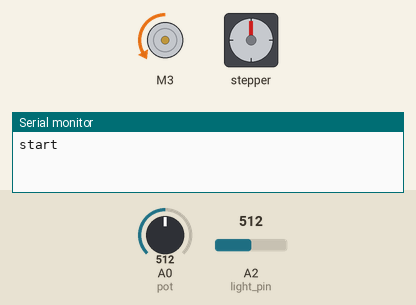
A sketch run on a simulated Arduino Uno, built with avr-gcc and run on an emulated ATmega328P. Parts: DC motor (green arrow = forward, orange = backward, longer = faster), stepper motor, the last lines printed to the serial monitor. Inputs (shaded band) come from the test bench; at power-on: A0 (pot) = 512, A2 (light_pin) = 512. Stepper angles assume 48 steps per turn.

Above: at 3.3 s.
3.4 s: A0 (pot) set to 1006
At 3.7 s:
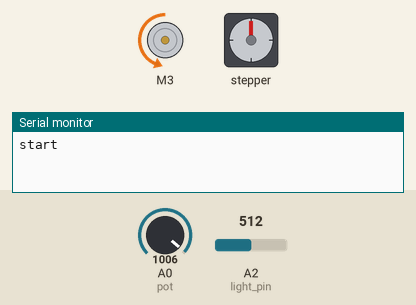
10.2 s: A0 (pot) set to 1015
At 17.6 s:
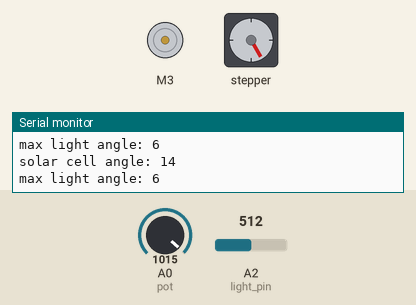
At 26.5 s:
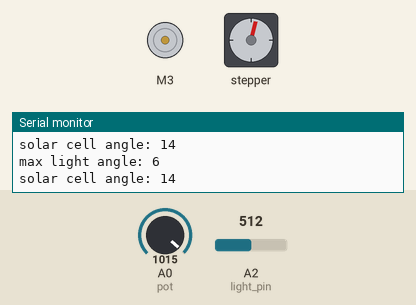
Timing chart, 0 to 30.6 s (numbered marks = the images above; inputs shaded):
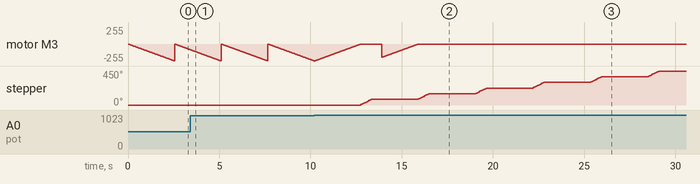

Measured:
- the behaviour switches between 1014 and 1015 on A0 (pot) (found by bisection; images 1 and 2)
- after the input at 10.2 s, stepper: turns 75° clockwise in 0.56 s, repeating every 3.2 s

The sketch:

Arduino_Solar_Tracker.ino
```cpp
#include <AFMotor.h>

const int light_pin = A2;
const int pot = A0;
float max_light = 0;
bool max_found = false;
float max_step;
float step = 0;
int loopN = 0;
int pot_value;
AF_DCMotor dc_motor(3);
AF_Stepper step_motor(48, 1);

void setup()
{
  Serial.begin(9600);
  Serial.println("start");
  pinMode(light_pin, INPUT);
  dc_motor.setSpeed(200);
  step_motor.setSpeed(20);
  //Calibration of the DC motor to the starting position

  calibrate(pot);

}


void loop()
{
  //Solar panel is calibrated in starting position
  // Read the ADC, and calculate voltage and resistance from it
  loopN = loopN+1;
  //Serial.println("loop: "+ String(loopN));
  int light_intensity = analogRead(light_pin);
  pot_value = analogRead(pot);
  uint8_t i;
  if (light_intensity > 0){
    float lightV = light_intensity;
    //Serial.println("*******");
    //Serial.println("Light Value: " + String(lightV));

    //Stepper moves to midway until turning back
    step = step+10;
    step_motor.step(10,FORWARD,SINGLE);
    //Serial.println("step: " + String(step));

    if(step>=258){
      //Motor turns at midpoint
      step_motor.step(258,BACKWARD,SINGLE);
      step = 0;
      delay(1000);
    }

    checkMax(lightV);

    delay(500);
  }

  int dc_angle = map(pot_value, 1023, 924, 0, 180);
  int target_angle = max_step * (360.0 / 518);
  Serial.println("solar cell angle: " + String(dc_angle));
  Serial.println("max light angle: " + String(target_angle));
  //Serial.println("pot: " + String(pot_value));
  delay(10);

  if((abs(dc_angle - target_angle) > 10) && (loopN >= 26)){
    if((dc_angle - target_angle) < 0){
      //Serial.println("forward");
      dc_motor.run(FORWARD);
      for (i=0; i<255; i++) {
        dc_motor.setSpeed(i);
        delay(10);
      }
      for (i=255; i!=0; i--) {
        dc_motor.setSpeed(i);
        delay(10);
      }
    }
    else if((dc_angle - target_angle) > 0){
      //Serial.println("backward");
      dc_motor.run(BACKWARD);
      for (i=0; i<255; i++) {
        dc_motor.setSpeed(i);
        delay(10);
       }

      for (i=255; i!=0; i--) {
        dc_motor.setSpeed(i);
        delay(10);
      }
    }
  }

  else{
      //Serial.println("stop");
      for (i=200; i!=0; i--) {
        dc_motor.setSpeed(i);
        delay(10);
      }
      dc_motor.run(RELEASE);
      delay(10);
    }
  }

void checkMax(int lightV) {
  //Max Function for light
    if ((lightV - max_light) > 10){
      max_light = lightV;
      max_step = step;

      Serial.println("Light Max: " + String(max_light));
      bool maxFound = true;
    }
}

void calibrate(float pot){
  uint8_t i;
  while(analogRead(pot_value) < 1015){
    dc_motor.run(BACKWARD);
    for (i=0; i<255; i++) {
      dc_motor.setSpeed(i);
      delay(10);
    }
  }
    for (i=255; i!=0; i--) {
      dc_motor.setSpeed(i);
      delay(10);
 }
}
```
